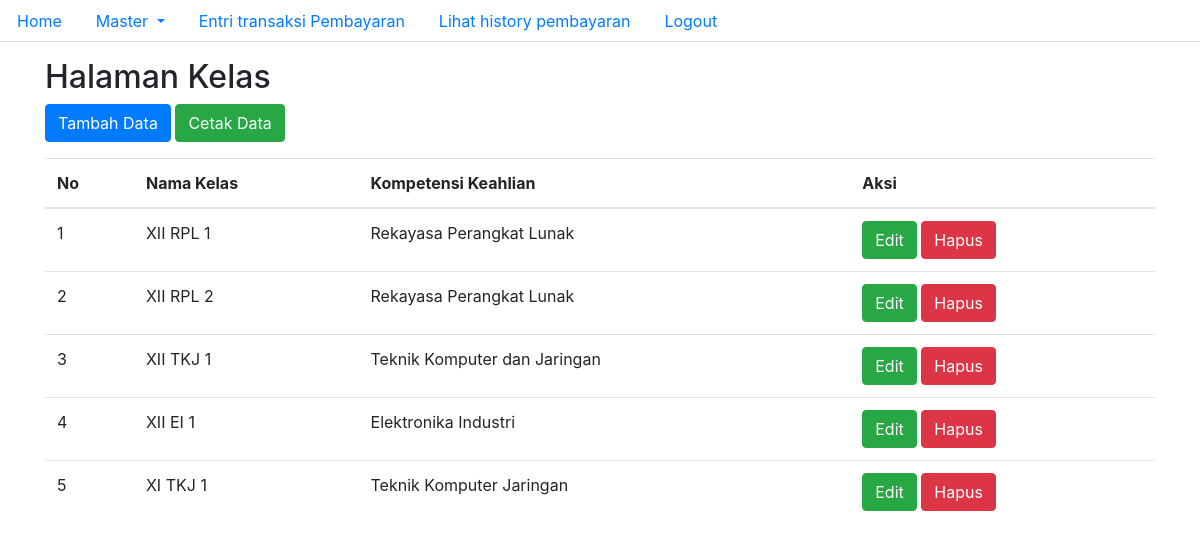
The app's page /dashboard/kelas.php (signed in) with its own data.
### tables this page shows
CREATE TABLE `tb_kelas` (
  `id_kelas` int(11) NOT NULL,
  `nama_kelas` varchar(10) NOT NULL,
  `kompetensi_keahlian` varchar(50) NOT NULL
);

### configuration.php (called while the page is built, shortened)
<?php
class config
{
    private $server     = "localhost";
    private $user       = "root";
    private $pass       = "";
    private $database   = "ukk";
    protected function connect_database()
    {
        $this->db = new mysqli($this->server, $this->user, $this->pass, $this->database);
    }
}

### functions.php (called while the page is built, shortened)
<?php
require_once __DIR__ . "/configuration.php";
class fungsi extends config
{
    private $base_url = "http://localhost/ukk/";
    public function base_url($url = null)
    {
        return $this->base_url . $url;
    }
    public function tampil($query)
    {
        $sql = $this->db->query($query);
        $arr = array();
        while ($row = $sql->fetch_assoc()) {
            $arr[] = $row;
        }
        return $arr;
    }
}
$init = new fungsi();

### dashboard/kelas.php (the view, shortened to what this page needs)
<?php
require_once __DIR__ . "/template/navbar.php";
$sql = $init->tampil("SELECT * FROM tb_kelas");
?>
<!DOCTYPE html>
<html lang="en">
<head>
</head>
<body>
    <div class="container">
        <div class="row">
            <div class="col-12 col-lg-12 mt-3">
                <h2>Halaman Kelas</h2>
            </div>
            <div class="col-12 col-lg-12 mb-3">
                <a href="<?= $init->base_url('dashboard/tambahKelas.php') ?>" class="btn btn-primary">Tambah Data</a>
                <a href="<?= $init->base_url('dashboard/cetakKelas.php') ?>" class="btn btn-success">Cetak Data</a>
            </div>
            <div class="col-12 col-lg-12">
                <table class="table">
                    <thead>
                        <tr>
                            <th>No</th>
                            <th>Nama Kelas</th>
                            <th>Kompetensi Keahlian</th>
                            <th>Aksi</th>
                        </tr>
                    </thead>
                    <tbody>
                        <?php $no = 1; ?>
                        <?php foreach ($sql as $s) : ?>
                            <tr>
                                <td><?= $no; ?></td>
                                <td><?= htmlspecialchars($s['nama_kelas']); ?></td>
                                <td><?= htmlspecialchars($s['kompetensi_keahlian']); ?></td>
                                <td>
                                    <a href="<?= $init->base_url('dashboard/editKelas.php?id_kelas=' . htmlspecialchars($s['id_kelas'])) ?>" class="btn btn-success">Edit</a>
                                    <a href="<?= $init->base_url('dashboard/hapusKelas.php?id_kelas=' . htmlspecialchars($s['id_kelas'])) ?>" class="btn btn-danger" onclick="return confirm('apa yakin akan menghapus ini ?')">Hapus</a>
                                </td>
                            </tr>
                        <?php $no++;
                        endforeach; ?>
                    </tbody>
                </table>
            </div>
        </div>
    </div>
</body>
<?php
require_once __DIR__ . "/template/footer.php";
?>

### records on screen
tb_kelas: nama_kelas "XII RPL 1", kompetensi_keahlian "Rekayasa Perangkat Lunak"
tb_kelas: nama_kelas "XII RPL 2", kompetensi_keahlian "Rekayasa Perangkat Lunak"
tb_kelas: nama_kelas "XII TKJ 1", kompetensi_keahlian "Teknik Komputer dan Jaringan"
tb_kelas: nama_kelas "XII EI 1", kompetensi_keahlian "Elektronika Industri"
tb_kelas: nama_kelas "XI TKJ 1", kompetensi_keahlian "Teknik Komputer Jaringan"
